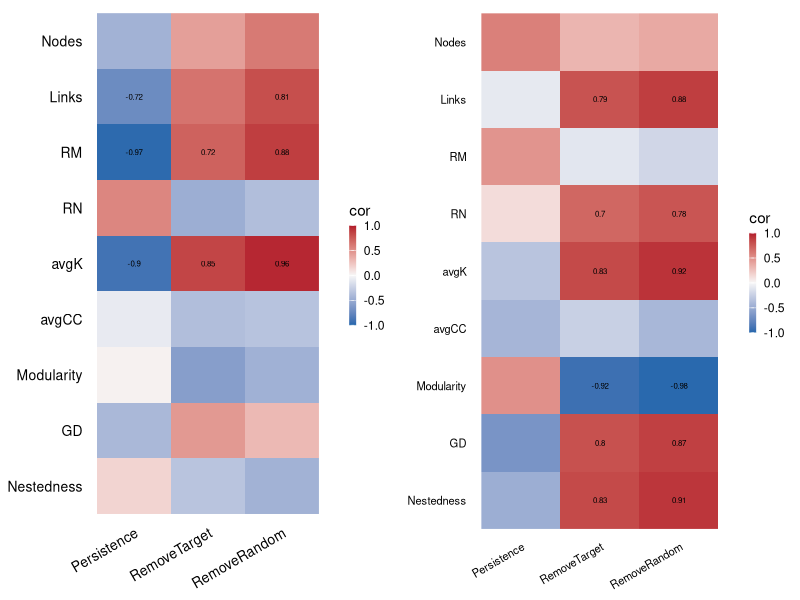

Reproduce this figure in R.
# coding: utf-8
# email: qfsfdxlqy@163.com
# Github: https://github.com/2015qyliang

library(tidyverse)
library(reshape2)
library(ggplot2)
library(gridExtra)

rawdf = read.table('09-complexity+stability.txt', header = T, sep = '\t', 
                   stringsAsFactors = F, row.names = 1)
rawdf.c = t(rawdf[, str_detect(colnames(rawdf), 'C')])
rawdf.m = t(rawdf[, str_detect(colnames(rawdf), 'M')])

cc = cor(rawdf.c)
cm = cor(rawdf.m)

cc = as.data.frame(cc[1:9, 10:12])
cm = as.data.frame(cm[1:9, 10:12])

cc$complex = rownames(cc)
cm$complex = rownames(cm)

cc.r = melt(cc, variable.name = "Stability", measure.name = colnames(cc)[1:3],  
            value.name ="cor")
cc.r$cor = round(cc.r$cor, 2)
cm.r = melt(cm, variable.name = "Stability", measure.name = colnames(cm)[1:3],  
            value.name ="cor")
cm.r$cor = round(cm.r$cor, 2)

cc.r$complex = factor(cc.r$complex, levels = rev(rownames(cc)))
cm.r$complex = factor(cm.r$complex, levels = rev(rownames(cm)))

cc.r$text = cc.r$cor
cc.r$text[abs(cc.r$text) < 0.7] = NA
pc = ggplot(cc.r, aes(Stability, complex, fill = cor))+
  geom_raster(color = "white")+
  scale_fill_gradient2(low = "#2166ac", mid = "#f7f7f7", high = "#b2182b",  
                       midpoint = 0, limit = c(-1,1), space = "Lab") +
  geom_text(aes(Stability, complex, label = text), color = "black", size = 2) +
  theme( panel.background = element_blank(),
         panel.grid = element_blank(), 
         axis.title = element_blank(), 
         axis.ticks = element_blank(), 
         axis.text.x = element_text(size = 10, angle = 30, hjust = 1, vjust = 1, color = 'black'),
         axis.text.y = element_text(size = 10, hjust = 1, vjust = 0.5, color = 'black'),
         legend.key.width = unit(.07, 'in'),
         legend.key.height = unit(.2, 'in'),
         legend.position = "right",
         legend.background = element_blank(),
         legend.key = element_blank())

cm.r$text = cm.r$cor
cm.r$text[abs(cm.r$text) < 0.7] = NA
pm = ggplot(cm.r, aes(Stability, complex, fill = cor))+
  geom_raster(color = "white")+
  scale_fill_gradient2(low = "#2166ac", mid = "#f7f7f7", high = "#b2182b",  
                       midpoint = 0, limit = c(-1,1), space = "Lab") +
  geom_text(aes(Stability, complex, label = text), color = "black", size = 2) +
  theme( panel.background = element_blank(),
         panel.grid = element_blank(), 
         axis.title = element_blank(), 
         axis.ticks = element_blank(), 
         axis.text.x = element_text(size = 8, angle = 30, hjust = 1, vjust = 1, color = 'black'),
         axis.text.y = element_text(size = 8, hjust = 1, vjust = 0.5, color = 'black'),
         legend.key.width = unit(.07, 'in'),
         legend.key.height = unit(.2, 'in'),
         legend.position = "right",
         legend.background = element_blank(),
         legend.key = element_blank())


p = grid.arrange(pc, pm, nrow = 1)

ggsave('11-cor_complex_stability.pdf',  p, units = 'in', width = 5, height = 2.5)

########################################################

# get p_value

rawdf = read.table('09-complexity+stability.txt', header = T, sep = '\t', 
                   stringsAsFactors = F, row.names = 1)
rawdf.c = data.frame(t(rawdf[, str_detect(colnames(rawdf), 'C')]))
rawdf.m = data.frame(t(rawdf[, str_detect(colnames(rawdf), 'M')]))

###################################
rundf = rawdf.c
colnames(rundf)
res = cor.test(rundf$Persistence , rundf$Links)
res$p.value # 0.2795901
res = cor.test(rundf$Persistence , rundf$RM)
res$p.value # 0.0250127
res = cor.test(rundf$Persistence , rundf$avgK)
res$p.value # 0.09722631

res = cor.test(rundf$RemoveTarget , rundf$RM)
res$p.value # 0.2760781
res = cor.test(rundf$RemoveTarget , rundf$avgK)
res$p.value # 0.1543148

res = cor.test(rundf$RemoveRandom , rundf$Links)
res$p.value #0.1874309
res = cor.test(rundf$RemoveRandom , rundf$RM)
res$p.value #0.1227066
res = cor.test(rundf$RemoveRandom , rundf$avgK)
res$p.value #0.03808238
res = cor.test(rundf$RemoveRandom , rundf$Nestedness)
res$p.value


###################################
rundf = rawdf.m
res = cor.test(rundf$RemoveTarget , rundf$Links)
res$p.value
res = cor.test(rundf$RemoveTarget , rundf$RN)
res$p.value
res = cor.test(rundf$RemoveTarget , rundf$avgK)
res$p.value
res = cor.test(rundf$RemoveTarget , rundf$Modularity)
res$p.value #0.07838072
res = cor.test(rundf$RemoveTarget , rundf$GD)
res$p.value

res = cor.test(rundf$RemoveRandom , rundf$Links)
res$p.value
res = cor.test(rundf$RemoveRandom , rundf$RN)
res$p.value
res = cor.test(rundf$RemoveRandom , rundf$avgK)
res$p.value
res = cor.test(rundf$RemoveRandom , rundf$Modularity)
res$p.value # 0.02349479
res = cor.test(rundf$RemoveRandom , rundf$GD)
res$p.value
res = cor.test(rundf$RemoveRandom , rundf$Nestedness)
res$p.value




































